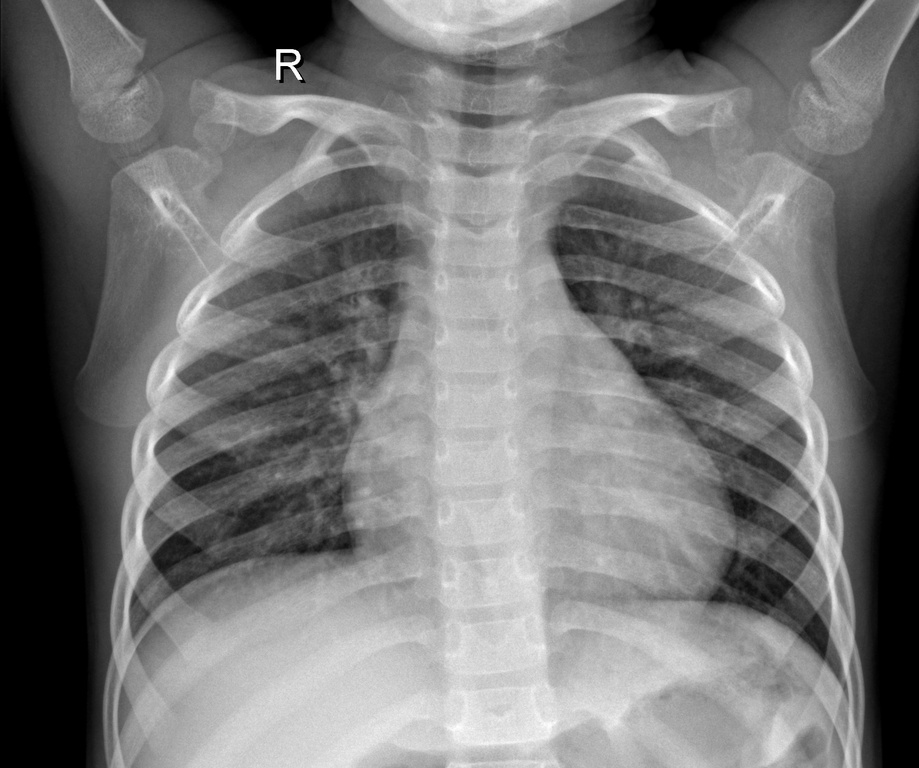
#> input picture EdgeDetection/Normal_02.jpeg, 919 x 768 px, shrunk from 1740 x 1453 before the run, found by its file name
$ jupyter execute --allow-errors X-Ray-ImageEnhance.ipynb
#> lines starting #> are read from the running program, lines starting #| are printed output that depends on the picture
[cell 1]
import cv2
from PIL import Image, ImageEnhance, ImageOps
import numpy as np

red = (255, 0, 0)
black = (0, 0, 0)
grey = (128, 128, 128)
white = (255, 255, 255)

[cell 2]
def get_edges(img):
    img = cv2.cvtColor(img, cv2.COLOR_BGR2BGRA)
    img = img - cv2.GaussianBlur(img, (21, 21), 21) + 255
    img[:, :, 3] = (255 * ((white - img[:, :, :3]) >= grey).all(axis=2)).astype(np.uint8)
    return img

def get_enhanced_image(path):
    img = cv2.imread(path)
#> img is the input picture: shape (768, 919, 3); min 0, max 255, mean 118.1
    img = cv2.bitwise_not(img)
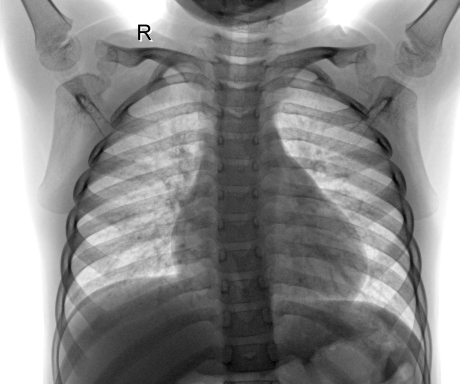
#> img: shape (768, 919, 3) (shown at 1/2 size); min 0, max 255, mean 136.9
    htm = cv2.applyColorMap(img, cv2.COLORMAP_AUTUMN)
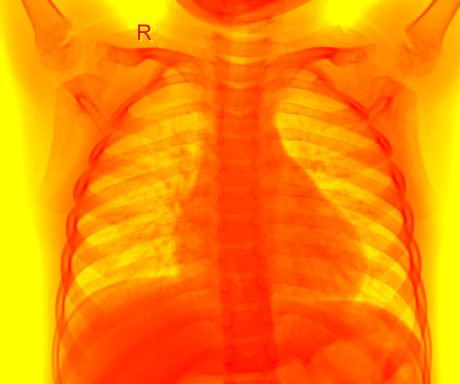
#> htm: shape (768, 919, 3) (shown at 1/2 size); mean B, G, R 0, 136.9, 255
    htm = cv2.bitwise_not(htm)
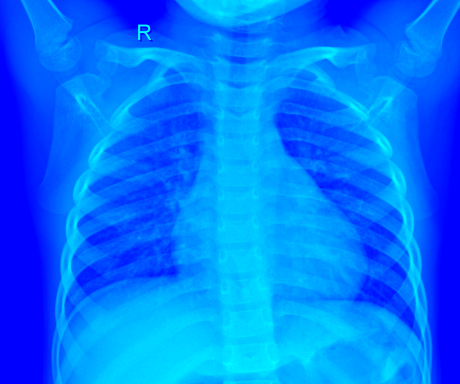
#> htm: shape (768, 919, 3) (shown at 1/2 size); mean B, G, R 255, 118.1, 0
    eds = get_edges(img)
#> in get_edges, `img = img - cv2.GaussianBlur(img, (21, 21), 21) + 255`:
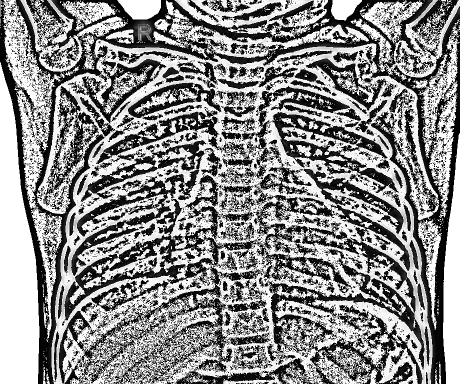
#> img: shape (768, 919, 4) (shown at 1/2 size); mean B, G, R, A 140.1, 140.1, 140.1, 255
    background = Image.fromarray(htm)
    background = ImageEnhance.Brightness(background).enhance(1)
#     background = ImageEnhance.Contrast(background).enhance(2)
    overlay = Image.fromarray(eds)
    background.paste(overlay, (0,0), mask = overlay)
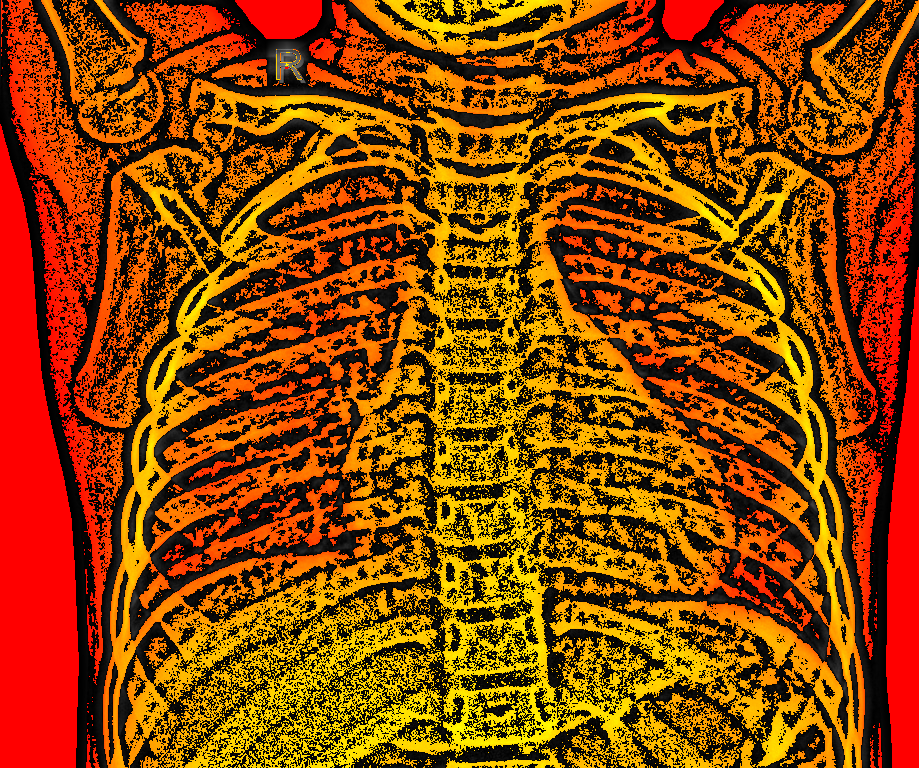
#> background: PIL image 919x768 RGB; mean R, G, B 143.4, 70, 2.9
    return np.asarray(background)
